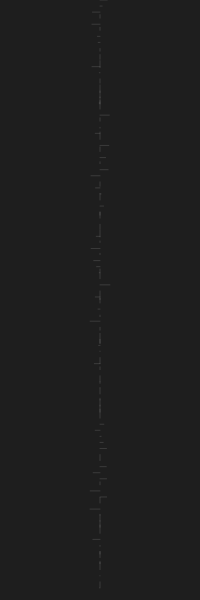
Frame 1 (no input)
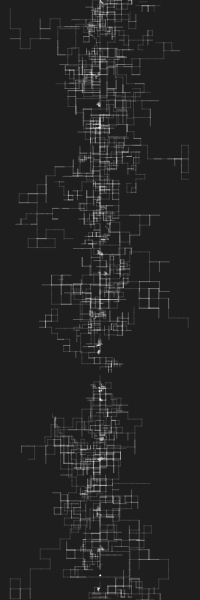
Frame 60 (no input)
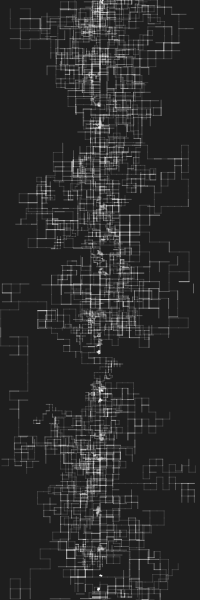
Frame 120 (the mouse pressed at the canvas centre since frame 60)

The p5.js sketch that drew these frames (run headless with seeded random() and noise() and a simulated clock; from frame 60 on, the mouse is pressed at the canvas centre):

// p5.js sketch
// ── sketch.js
let walkers = [];

function setup() {
  createCanvas(200, 600);
  background(30);
  for (let i = 0; i < 100; i++) {
    let w = new Walker(100, map(i,0,99,0,height), random(.1,10));
    walkers.push(w);
  }
}

function draw() {
  stroke(255,32)
  for (let i = 0; i < walkers.length; i++) {
    walkers[i].update();
    walkers[i].render();
  }
}

// ── walker.js
class Walker {
  
  constructor(xpos, ypos, stepSize) {
    this.x = this.lx = xpos;
    this.y = this.ly = ypos;
    this.step = stepSize;
  }

  update() {
    
    // choose a direction
    let flip = floor(random(0, 4));

    // move one step 
    if (flip === 0) { 
      this.x += this.step;
    } else if (flip === 1) {
      this.x -= this.step;
    } else if (flip === 2) {
      this.y += this.step;
    } else if (flip === 3) {
      this.y -= this.step;
    }

    // wraparound if we're off edge
    this.x = (this.x + width) % width;
    this.y = (this.y + height) % height;
  }

  render() {
    if (dist(this.x, this.y, this.lx, this.ly) <= 10) {
      line(this.x, this.y, this.lx, this.ly);
    }
    this.lx = this.x;
    this.ly = this.y;
  }
}
